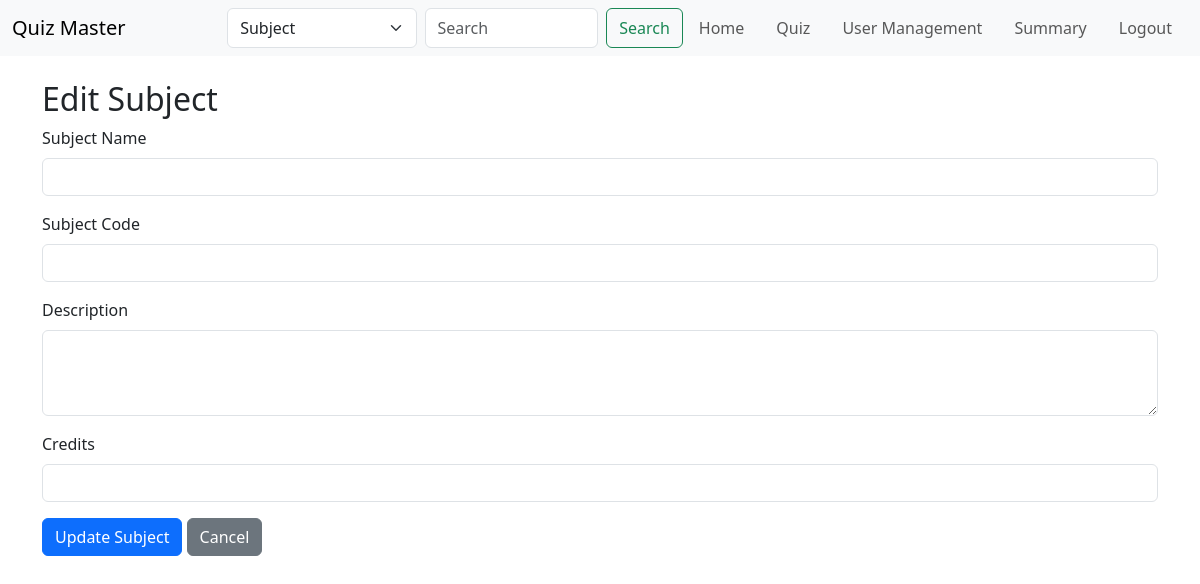
The page /edit_subject?subject_id=3 (signed in) on the database as committed earlier.
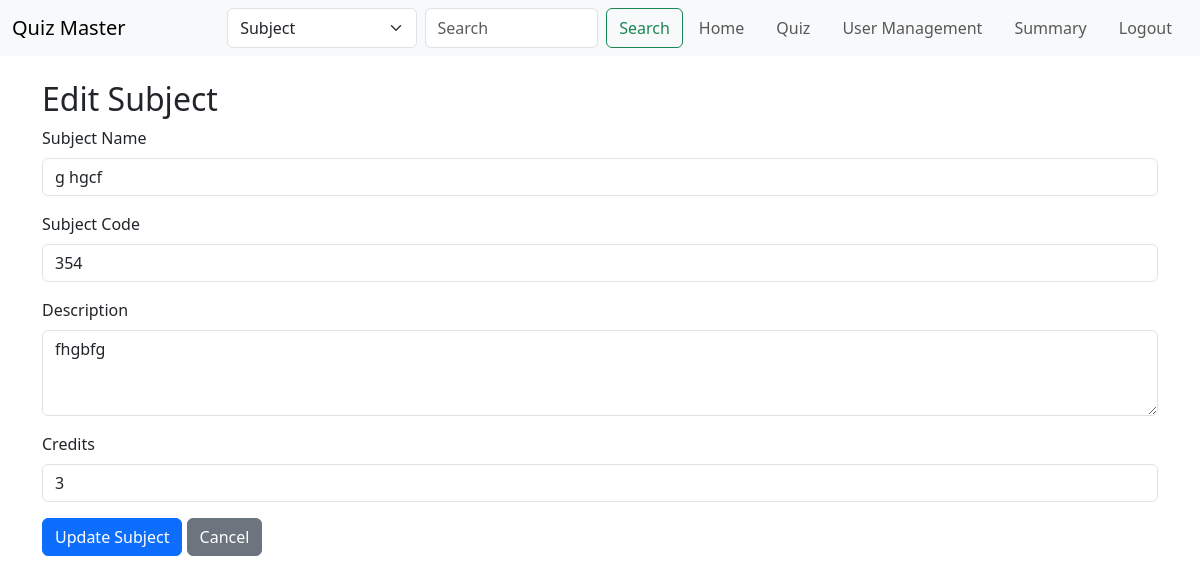
The same page on the database as committed later.
### models.py (models this page shows)
class Subject(db.Model):
    __tablename__ = 'subject'
    id = db.Column(db.Integer, primary_key=True, autoincrement=True)
    subject_name = db.Column(db.String(32), unique=True, nullable=False)
    subject_code = db.Column(db.String(32), unique=True, nullable=False)
    subject_description = db.Column(db.String(512), nullable=True)
    subject_credit = db.Column(db.String(80), nullable=False)

### routes.py (the view)
@app.route('/edit_subject')
@auth_required
@admin_required
def edit_subject():
    subject_id = request.args.get('subject_id')
    subject = Subject.query.get(subject_id)
    return render_template('edit_subject.html', subject=subject)

### routes.py (called while the page is built)
def auth_required(func):
    @wraps(func)
    def inner(*args, **kwargs):
        if 'user_id' not in session:
            flash('Please login to continue')
            return redirect(url_for('login'))
        return func(*args, **kwargs)
    return inner

def admin_required(f):
    @wraps(f)
    def decorated_function(*args, **kwargs):
        if session.get('is_admin') == False:
            flash("Access Denied: Admins Only", "danger")
            return redirect(url_for('index'))  # Redirect to home if not admin
        return f(*args, **kwargs)
    return decorated_function

### templates/edit_subject.html
{% extends 'layout.html' %}
{% block content %}
<div class="container mt-4">
    <h2>Edit Subject</h2>
    <form method="POST" action="{{ url_for('edit_subject', subject_id=subject.id) }}">
        <div class="mb-3">
            <label for="subject_name" class="form-label">Subject Name</label>
            <input type="text" class="form-control" id="subject_name" name="subject_name" value="{{ subject.subject_name }}" required>
        </div>
        <div class="mb-3">
            <label for="subject_code" class="form-label">Subject Code</label>
            <input type="text" class="form-control" id="subject_code" name="subject_code" value="{{ subject.subject_code }}" required>
        </div>
        <div class="mb-3">
            <label for="subject_description" class="form-label">Description</label>
            <textarea class="form-control" id="subject_description" name="subject_description" rows="3" required>{{ subject.subject_description }}</textarea>
        </div>
        <div class="mb-3">
            <label for="subject_credit" class="form-label">Credits</label>
            <input type="number" class="form-control" id="subject_credit" name="subject_credit" value="{{ subject.subject_credit }}" required>
        </div>
        <button type="submit" class="btn btn-primary">Update Subject</button>
        <a href="{{ url_for('admin_home') }}" class="btn btn-secondary">Cancel</a>
    </form>
</div>
{% endblock %}

Rows that differ between the two databases and show on the page:
added Subject: subject_name "g hgcf", subject_code "354", subject_description "fhgbfg", subject_credit "3"
